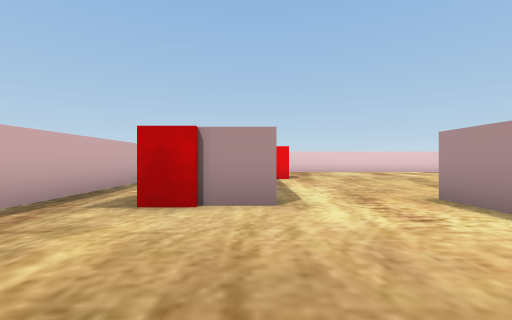
view 1 (above)

22 first-person views from a walk through a scene from a Unity 3-D project. The camera is 0.58 m above the floor, looks level and sees 90° across. The floor is counted in squares, 1 m on a side. Each view is taken from the middle of a square. On the plan, view 1 faces up. The plan holds only what a view shows up to about 9 squares ahead; the rest is blank. The place goes on beyond the plan.

view 2
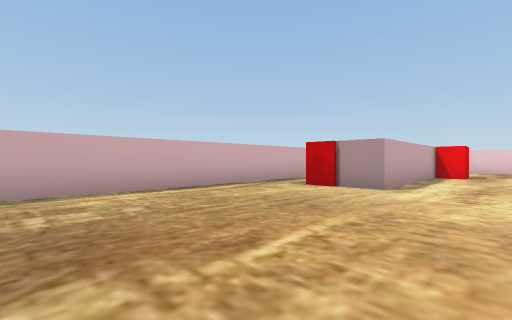

view 3
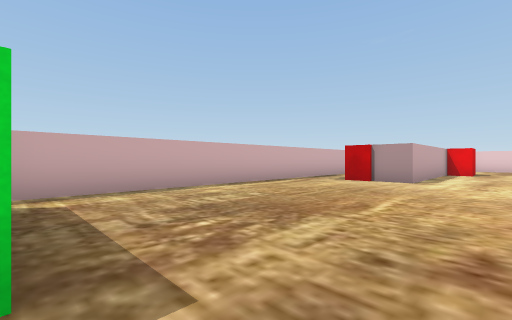

view 4
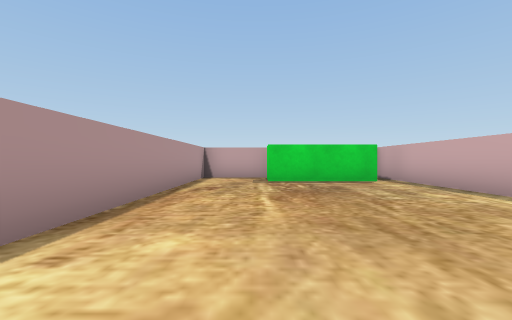

view 5
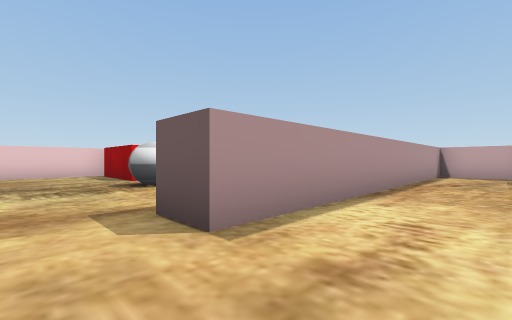

view 6
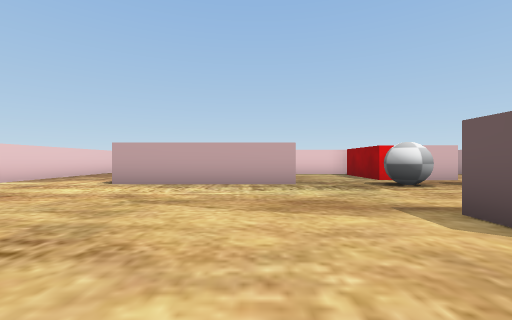

view 7
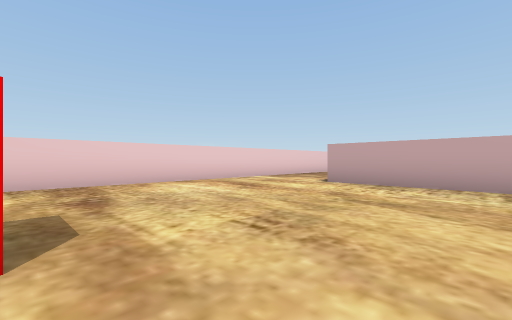

view 8
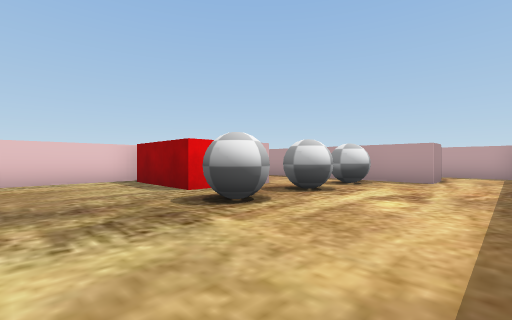

view 9
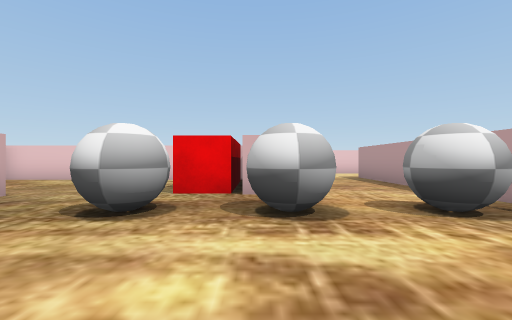

view 10
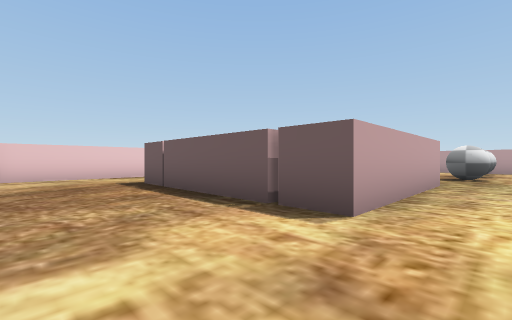

view 11
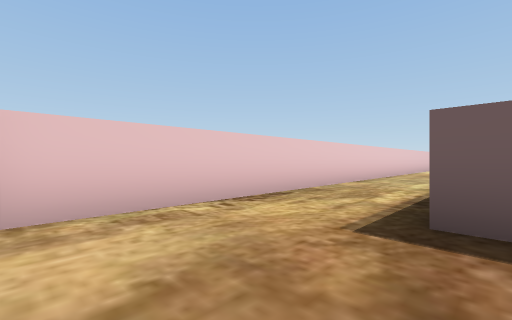

view 12
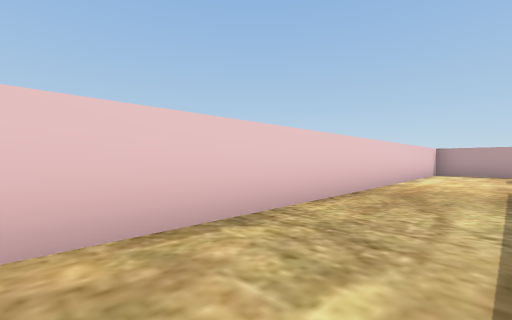

view 13
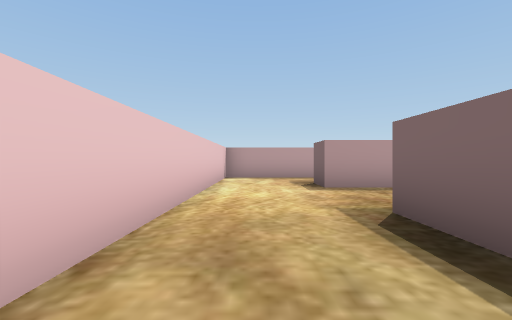

view 14
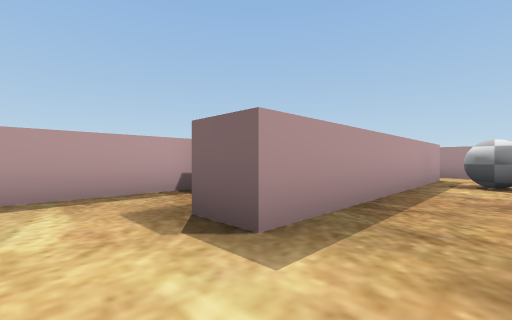

view 15
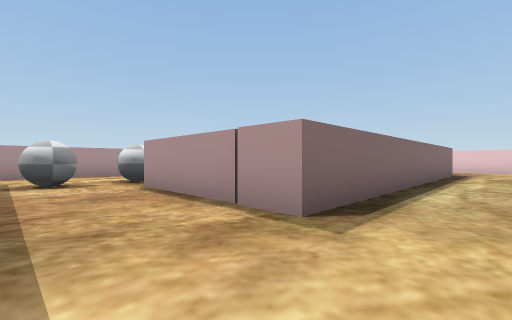

view 16
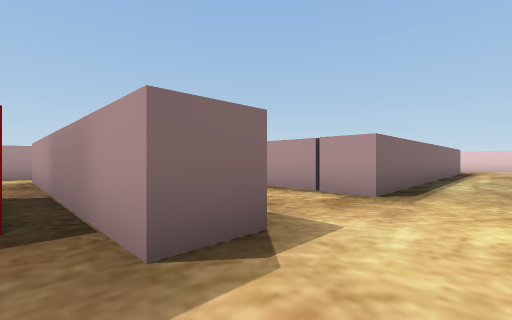

view 17
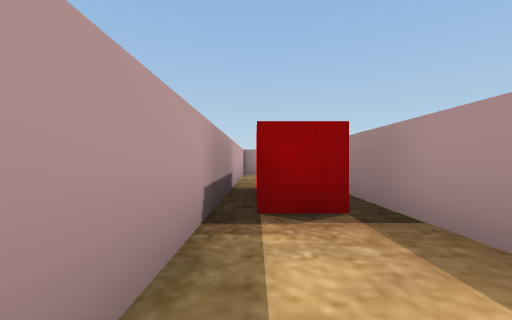

view 18
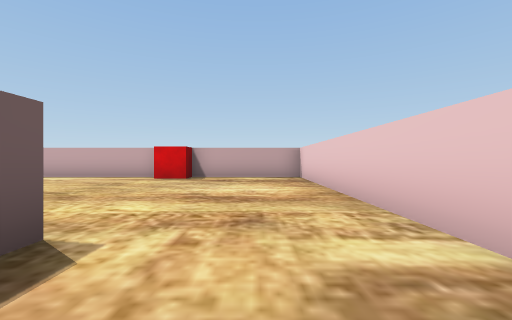

view 19
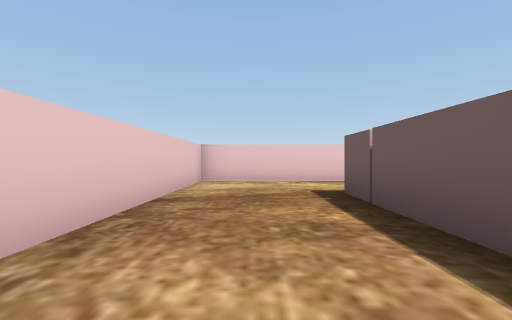

view 20
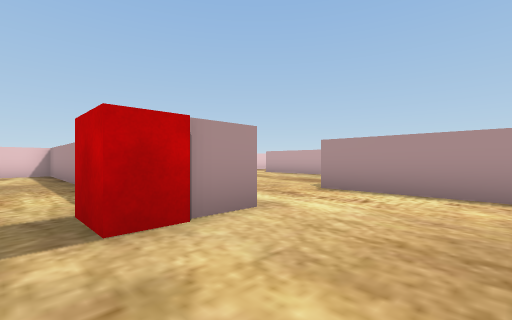

view 21
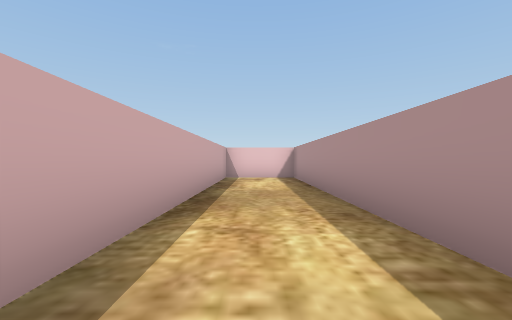

view 22
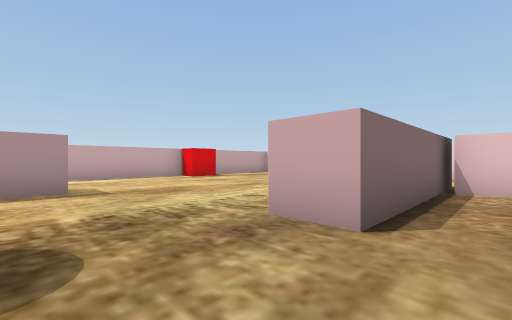

### Floor plan
Points are (right, up) in squares from view 1. A wall is a line through its corners. A room is listed if a view was taken in it or the views show most of it. See-through windows are left out.
Room 1 (views 1, 2, 3, 4, 20, 21)
walls: (0.3, 3.2) (-0.8, 3.2); (-0.7, 5.2) (-0.7, 12.5) (-3, 12.5) (-3, -5.5); (-2.4, -4) (-1.9, -4); (0.6, -5.5) (2.7, -5.5) (2.7, 2.6)
ways out: opening at (1.5, 3.5) to room 2
objects: red block (-1, 4)
Room 2 (views 5, 6, 7, 8, 9, 10, 11, 12, 13, 14, 15, 18, 19, 22)
walls: (8.1, 5) (7.1, 5) (7.1, 9.5) (8.1, 9.5) (8.1, 5); (9, 8.5) (8.2, 8.5); (11, 1.4) (8.3, 1.4) (8.3, 2.1); (11.5, 1.4) (11.5, 8.4); (8.2, 9.5) (12.5, 9.5) (12.5, 0.2) (8.3, 0.2) (8.3, 1.2); (2.7, 2.6) (2.7, 3.8) (3.7, 3.8) (3.7, 3); (3.7, 0.5) (3.7, -2.5); (5.3, -2.4) (12.5, -2.4); (15, -2.5) (15, 12.5) (0.3, 12.5) (0.3, 3.2)
ways out: opening at (1.5, 3.5) to room 1; opening at (4.5, -3) to room 3; opening at (13.5, -3) to room 3
objects: red block (1, 8); ball (7, -1); ball (7, 0) to (7, 1); ball (7, 2) to (7, 3)
Room 3 (views 16, 17)
walls: (12.5, -2.4) (12.5, -3.4) (5.3, -3.4) (5.3, -2.4); (4, -5.5) (15, -5.5) (15, -2.5); (3.7, -2.5) (3.7, -4)
ways out: opening at (4.5, -3) to room 2; opening at (13.5, -3) to room 2

Where each view was taken, in squares from view 1:
view 1: 0 up, 0 right, facing up
view 2: 2 down, 2 right, facing up-left
view 3: 4 down, 2 right, facing up-left
view 4: 3 up, 1 right, facing down
view 5: 5 up, 1 right, facing down-right
view 6: 6 up, 1 right, facing right
view 7: 6 up, 1 right, facing up-right
view 8: 5 up, 4 right, facing down-right
view 9: 1 up, 4 right, facing right
view 10: 12 up, 6 right, facing down-right
view 11: 12 up, 12 right, facing down-right
view 12: 6 up, 13 right, facing down-right
view 13: 3 up, 14 right, facing down
view 14: 1 down, 14 right, facing down-left
view 15: 2 down, 14 right, facing up-left
view 16: 4 down, 14 right, facing up-left
view 17: 5 down, 14 right, facing left
view 18: 11 up, 9 right, facing left
view 19: 11 up, 8 right, facing right
view 20: 1 up, 2 left, facing up-right
view 21: 4 up, 2 left, facing up
view 22: 3 up, 9 right, facing up-left
